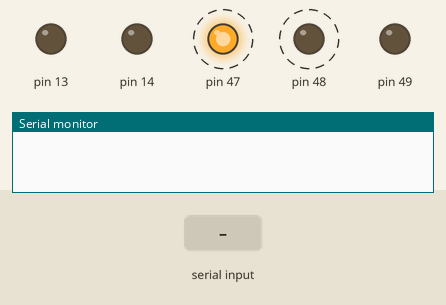
Simulated run of this sketch. Board: Arduino Mega 2560, built with avr-gcc and run on an emulated ATmega2560. Shown: output pins drawn as LEDs (lit = HIGH), the last lines printed to the serial monitor. Dashed ring = blinking. The test bench sets the inputs (shaded band).

Above: at 1.1 s.
2.1 s: "90;45\n" received over Serial
At 3.4 s:
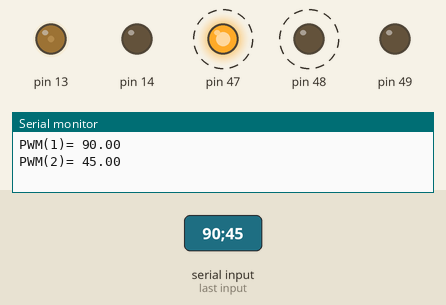
5.1 s: "30;150\n" received over Serial
At 8.0 s:
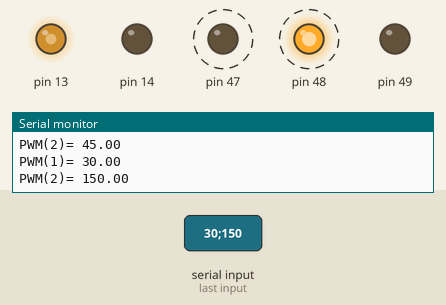
8.1 s: "200\n" received over Serial
At 8.5 s:
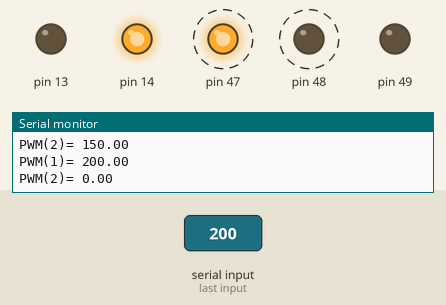
11.1 s: "1;90\n" received over Serial
At 11.6 s:
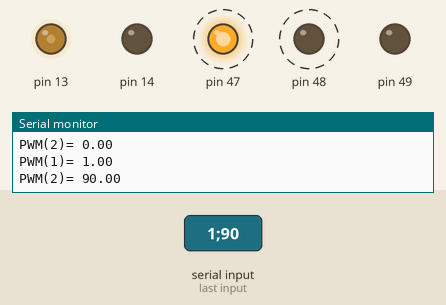
Timing chart, 0 to 15.1 s (numbered marks = the images above; inputs shaded):
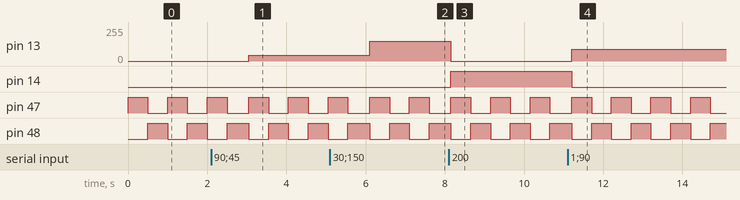

The sketch:

sketch_com1.ino
```cpp
// приём двух float чисел через сериал
// десятичный разделитель - . (точка)
// разделитель - ; (семиколон)
// пример посылки: 5.326;-3.589
void setup() {
  Serial.begin(9600);
  Serial.setTimeout(50);    // таймаут шоб не ждать (по умолч. секунда)
  pinMode(49, OUTPUT);  //настройка выхода pin 49
  pinMode(47, OUTPUT);  //настройка выхода pin 47
  pinMode(48, OUTPUT);  //настройка выхода pin 48
  pinMode(14,OUTPUT);  //настройка выхода pin 14
  pinMode(13,OUTPUT);  //настройка выхода pin 13
}
void loop() {

   digitalWrite(47, HIGH);
   digitalWrite(48, LOW);
    delay (500);
   digitalWrite(47, LOW);
    digitalWrite(48, HIGH);
    delay (500);
   // delay (500);

  if (Serial.available() > 0) {
    String bufString = Serial.readString();       // читаем как строку
    byte dividerIndex = bufString.indexOf(';');   // ищем индекс разделителя
    String buf_1 = bufString.substring(0, dividerIndex);    // создаём строку с первым числом
    String buf_2 = bufString.substring(dividerIndex + 1);   // создаём строку со вторым числом
    float val_1 = buf_1.toFloat();    // преобразуем во флоат
    float val_2 = buf_2.toFloat();    // ...
    Serial.print("PWM(1)= ");
    Serial.println(val_1);  // проверка
    Serial.print("PWM(2)= ");
    Serial.println(val_2);  // ...
    //Serial.println(val_1, 5);  // вывод с 5 знаками после запятой
    //Serial.println(val_2, 7);  // вывод с 7 знаками
    analogWrite(14,val_1 );
    analogWrite(13,val_2 );
  }
}
```

Measured:
- after the input at 2.1 s, pin 13: 0/255 → 45/255 after 0.95 s
- after the input at 5.1 s, pin 13: 45/255 → 150/255 after 1.0 s
- after the input at 8.1 s, pin 13: 150/255 → 0/255 after 0.05 s; pin 14: LOW → HIGH after 0.05 s
- after the input at 11.1 s, pin 13: 0/255 → 90/255 after 0.11 s; pin 14: HIGH → LOW after 0.11 s
- by itself, pin 47, pin 48: alternates HIGH for 0.50 s and LOW for 0.50 s
